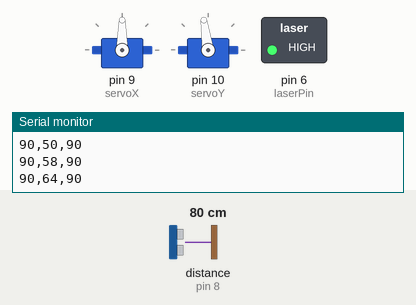
A sketch run on a simulated Arduino Uno, built with avr-gcc and run on an emulated ATmega328P. Parts: 2 × servo, switched loads named in the sketch (green lamp = pin HIGH), the last lines printed to the serial monitor. Wiring (inferred from the names in the program): ultrasonic range finder: trigger pin 7; echo pin 8. The test bench sets the inputs (shaded band); at power-on: distance to the obstacle (sensor on pin 8) 80 cm. The echo pulse lasts 58.3 µs per cm; pins used as bus, display or sensor lines are not drawn.

Above: at 1.2 s.
1.3 s: distance to the obstacle (sensor on pin 8) set to 250 cm
At 1.9 s:
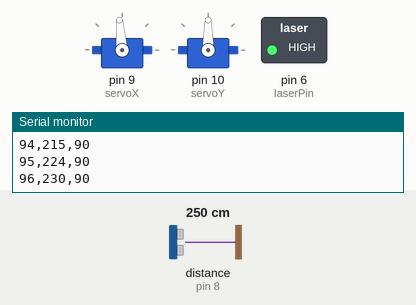
4.3 s: distance to the obstacle (sensor on pin 8) set to 2 cm
At 6.5 s:
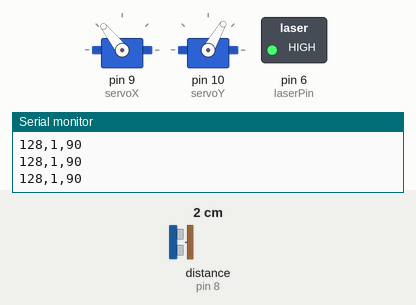
7.3 s: distance to the obstacle (sensor on pin 8) set to 120 cm
At 7.83 s:
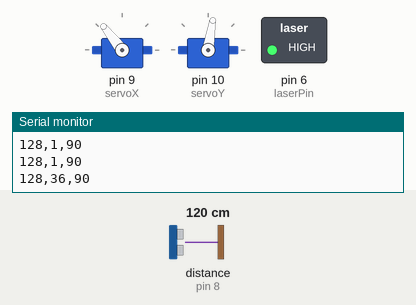
10.3 s: distance to the obstacle (sensor on pin 8) set to 105 cm
13.3 s: distance to the obstacle (sensor on pin 8) set to 98 cm
At 14.5 s:
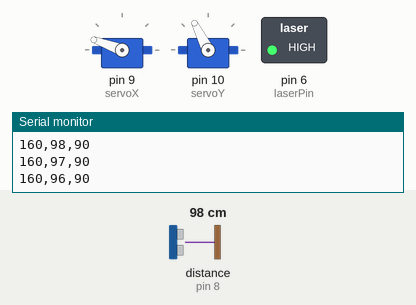
15.7 s: distance to the obstacle (sensor on pin 8) set to 4 cm
At 18.6 s:
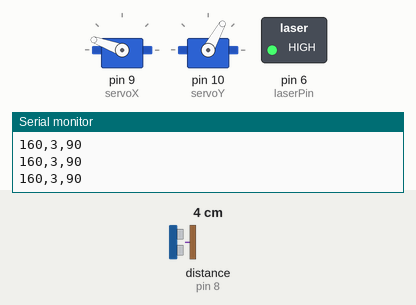
Timing chart, 0 to 19.7 s (numbered marks = the images above; inputs shaded):
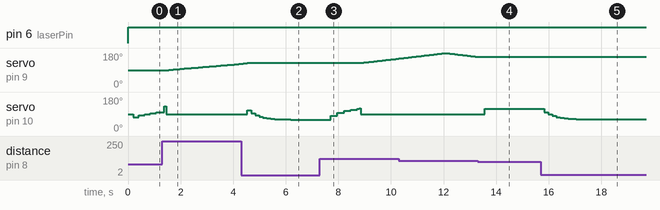

Measured:
- the behaviour switches between 102 and 101 cm on distance to the obstacle (sensor on pin 8) (found by bisection; images 3 and 4)
- after the input at 1.3 s, servo on pin 9 (servoX): moves from 90° to 123° over 2.8 s, starting after 0.25 s
- after the input at 4.3 s, servo on pin 10 (servoY): 90° → 110° after 0.23 s, → 95° 0.15 s later, → 84° 0.15 s later, → 76° 0.15 s later, … (11 changes in this stretch)
- after the input at 7.3 s, servo on pin 9 (servoX): moves from 128° to 150° over 1.3 s, starting after 1.6 s; servo on pin 10 (servoY): rises from 60° to 121° in 1.1 s, then falls to 90° in 0.06 s
- after the input at 13.3 s, servo on pin 10 (servoY): 90° → 119° after 0.27 s, → 118° 0.23 s later, → 117° 0.47 s later
- after the input at 15.7 s, servo on pin 10 (servoY): moves from 117° to 61° over 1.5 s, starting after 0.13 s

The sketch:

AA-SISTEMA-V1.0.ino
```cpp
#include <Servo.h>

/* ===== HARDWARE ===== */

Servo servoX;
Servo servoY;

/* Pinos */
const int trig = 7;
const int echo = 8;
const int laserPin = 6;

/* Controle de movimento */
int angulo = 90;
int direcao = 1;

int ultimaAngulo = 90;
int ultimaDist = 0;

int alvoDetectado = 0;

/* Configuração */
const int limiteDist = 100;
const float suavizacao = 0.7;
const float fatorPredicao = 0.5;

/* ===== SENSOR ===== */

long medirDistancia(){

  long soma = 0;

  for(int i=0;i<3;i++){

    digitalWrite(trig, LOW);
    delayMicroseconds(2);

    digitalWrite(trig, HIGH);
    delayMicroseconds(10);
    digitalWrite(trig, LOW);

    long duracao = pulseIn(echo, HIGH, 20000);

    soma += duracao * 0.034 / 2;

    delay(5);
  }

  return soma / 3;
}

/* ===== SETUP ===== */

void setup(){

  servoX.attach(9);
  servoY.attach(10);

  pinMode(trig, OUTPUT);
  pinMode(echo, INPUT);
  pinMode(laserPin, OUTPUT);

  Serial.begin(9600);
}

/* ===== LOOP PRINCIPAL ===== */

void loop(){

  digitalWrite(laserPin, HIGH); // laser sempre ligado

  int dist = medirDistancia();

  /* Filtro suavização */
  ultimaDist = (ultimaDist * suavizacao) + (dist * (1 - suavizacao));

  /* ===== DETECÇÃO ===== */

  if(ultimaDist > 0 && ultimaDist < limiteDist){

    int confirm = 0;

    for(int i=0;i<4;i++){
      if(medirDistancia() < limiteDist){
        confirm++;
      }
      delay(10);
    }

    if(confirm >= 3){
      alvoDetectado = 1;
    }
  }

  /* ===== TRACKING ===== */

  if(alvoDetectado){

    int tendencia = angulo - ultimaAngulo;
    int anguloPredito = angulo + tendencia * fatorPredicao;

    ultimaAngulo = angulo;

    int passo = map(ultimaDist, 0, limiteDist, 1, 3);

    if(angulo < anguloPredito) angulo += passo;
    if(angulo > anguloPredito) angulo -= passo;

    int altura = map(ultimaDist, 0, limiteDist, 60, 120);

    servoX.write(angulo);
    servoY.write(altura);

    if(ultimaDist >= limiteDist){
      alvoDetectado = 0;
    }

  }
  else{

    servoX.write(angulo);
    servoY.write(90);

    angulo += direcao;

    if(angulo >= 180) direcao = -1;
    if(angulo <= 0) direcao = 1;
  }

  /* Serial radar data */

  Serial.print(angulo);
  Serial.print(",");
  Serial.print(ultimaDist);
  Serial.print(",");
  Serial.println(90);

  delay(25);
}
```
